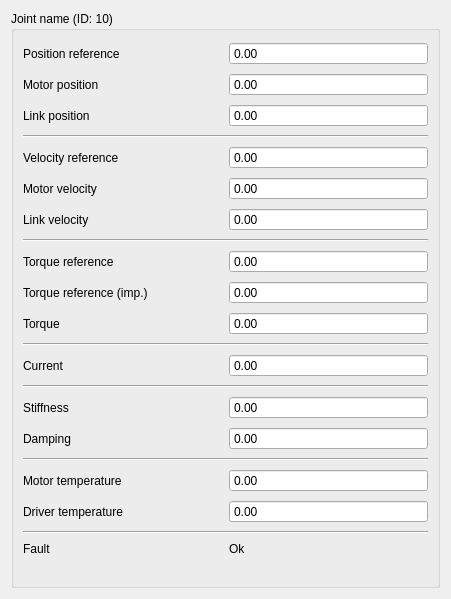
<?xml version="1.0" encoding="UTF-8"?>
<ui version="4.0">
 <class>Form</class>
 <widget class="QWidget" name="Form">
  <property name="geometry">
   <rect>
    <x>0</x>
    <y>0</y>
    <width>451</width>
    <height>599</height>
   </rect>
  </property>
  <property name="windowTitle">
   <string>Form</string>
  </property>
  <layout class="QVBoxLayout" name="verticalLayout">
   <property name="sizeConstraint">
    <enum>QLayout::SetDefaultConstraint</enum>
   </property>
   <item>
    <widget class="QGroupBox" name="JointStateGroup">
     <property name="baseSize">
      <size>
       <width>0</width>
       <height>0</height>
      </size>
     </property>
     <property name="title">
      <string>Joint name (ID: 10)</string>
     </property>
     <layout class="QVBoxLayout" name="verticalLayout_2">
      <item>
       <layout class="QHBoxLayout" name="horizontalLayout_2">
        <item>
         <widget class="QLabel" name="label_3">
          <property name="text">
           <string>Position reference</string>
          </property>
         </widget>
        </item>
        <item>
         <widget class="QDoubleSpinBox" name="posref">
          <property name="readOnly">
           <bool>true</bool>
          </property>
          <property name="buttonSymbols">
           <enum>QAbstractSpinBox::NoButtons</enum>
          </property>
         </widget>
        </item>
       </layout>
      </item>
      <item>
       <layout class="QHBoxLayout" name="horizontalLayout">
        <item>
         <widget class="QLabel" name="label_4">
          <property name="text">
           <string>Motor position</string>
          </property>
         </widget>
        </item>
        <item>
         <widget class="QDoubleSpinBox" name="motopos">
          <property name="readOnly">
           <bool>true</bool>
          </property>
          <property name="buttonSymbols">
           <enum>QAbstractSpinBox::NoButtons</enum>
          </property>
         </widget>
        </item>
       </layout>
      </item>
      <item>
       <layout class="QHBoxLayout" name="horizontalLayout_3">
        <item>
         <widget class="QLabel" name="label_5">
          <property name="text">
           <string>Link position</string>
          </property>
         </widget>
        </item>
        <item>
         <widget class="QDoubleSpinBox" name="linkpos">
          <property name="readOnly">
           <bool>true</bool>
          </property>
          <property name="buttonSymbols">
           <enum>QAbstractSpinBox::NoButtons</enum>
          </property>
         </widget>
        </item>
       </layout>
      </item>
      <item>
       <widget class="Line" name="line">
        <property name="orientation">
         <enum>Qt::Horizontal</enum>
        </property>
       </widget>
      </item>
      <item>
       <layout class="QHBoxLayout" name="horizontalLayout_4">
        <item>
         <widget class="QLabel" name="label_6">
          <property name="text">
           <string>Velocity reference</string>
          </property>
         </widget>
        </item>
        <item>
         <widget class="QDoubleSpinBox" name="velref">
          <property name="readOnly">
           <bool>true</bool>
          </property>
          <property name="buttonSymbols">
           <enum>QAbstractSpinBox::NoButtons</enum>
          </property>
         </widget>
        </item>
       </layout>
      </item>
      <item>
       <layout class="QHBoxLayout" name="horizontalLayout_5">
        <item>
         <widget class="QLabel" name="label_7">
          <property name="text">
           <string>Motor velocity</string>
          </property>
         </widget>
        </item>
        <item>
         <widget class="QDoubleSpinBox" name="motovel">
          <property name="readOnly">
           <bool>true</bool>
          </property>
          <property name="buttonSymbols">
           <enum>QAbstractSpinBox::NoButtons</enum>
          </property>
         </widget>
        </item>
       </layout>
      </item>
      <item>
       <layout class="QHBoxLayout" name="horizontalLayout_6">
        <item>
         <widget class="QLabel" name="label_8">
          <property name="text">
           <string>Link velocity</string>
          </property>
         </widget>
        </item>
        <item>
         <widget class="QDoubleSpinBox" name="linkvel">
          <property name="readOnly">
           <bool>true</bool>
          </property>
          <property name="buttonSymbols">
           <enum>QAbstractSpinBox::NoButtons</enum>
          </property>
         </widget>
        </item>
       </layout>
      </item>
      <item>
       <widget class="Line" name="line_2">
        <property name="orientation">
         <enum>Qt::Horizontal</enum>
        </property>
       </widget>
      </item>
      <item>
       <layout class="QHBoxLayout" name="horizontalLayout_7">
        <item>
         <widget class="QLabel" name="label_9">
          <property name="text">
           <string>Torque reference</string>
          </property>
         </widget>
        </item>
        <item>
         <widget class="QDoubleSpinBox" name="torref">
          <property name="readOnly">
           <bool>true</bool>
          </property>
          <property name="buttonSymbols">
           <enum>QAbstractSpinBox::NoButtons</enum>
          </property>
         </widget>
        </item>
       </layout>
      </item>
      <item>
       <layout class="QHBoxLayout" name="horizontalLayout_8">
        <item>
         <widget class="QLabel" name="label_10">
          <property name="text">
           <string>Torque reference (imp.)</string>
          </property>
         </widget>
        </item>
        <item>
         <widget class="QDoubleSpinBox" name="torref_imp">
          <property name="readOnly">
           <bool>true</bool>
          </property>
          <property name="buttonSymbols">
           <enum>QAbstractSpinBox::NoButtons</enum>
          </property>
         </widget>
        </item>
       </layout>
      </item>
      <item>
       <layout class="QHBoxLayout" name="horizontalLayout_11">
        <item>
         <widget class="QLabel" name="label_14">
          <property name="text">
           <string>Torque</string>
          </property>
         </widget>
        </item>
        <item>
         <widget class="QDoubleSpinBox" name="tor">
          <property name="readOnly">
           <bool>true</bool>
          </property>
          <property name="buttonSymbols">
           <enum>QAbstractSpinBox::NoButtons</enum>
          </property>
         </widget>
        </item>
       </layout>
      </item>
      <item>
       <widget class="Line" name="line_3">
        <property name="orientation">
         <enum>Qt::Horizontal</enum>
        </property>
       </widget>
      </item>
      <item>
       <layout class="QHBoxLayout" name="horizontalLayout_12">
        <item>
         <widget class="QLabel" name="label_13">
          <property name="text">
           <string>Current</string>
          </property>
         </widget>
        </item>
        <item>
         <widget class="QDoubleSpinBox" name="current">
          <property name="readOnly">
           <bool>true</bool>
          </property>
          <property name="buttonSymbols">
           <enum>QAbstractSpinBox::NoButtons</enum>
          </property>
         </widget>
        </item>
       </layout>
      </item>
      <item>
       <widget class="Line" name="line_4">
        <property name="orientation">
         <enum>Qt::Horizontal</enum>
        </property>
       </widget>
      </item>
      <item>
       <layout class="QHBoxLayout" name="horizontalLayout_10">
        <item>
         <widget class="QLabel" name="label_11">
          <property name="text">
           <string>Stiffness</string>
          </property>
         </widget>
        </item>
        <item>
         <widget class="QDoubleSpinBox" name="stiffness">
          <property name="readOnly">
           <bool>true</bool>
          </property>
          <property name="buttonSymbols">
           <enum>QAbstractSpinBox::NoButtons</enum>
          </property>
         </widget>
        </item>
       </layout>
      </item>
      <item>
       <layout class="QHBoxLayout" name="horizontalLayout_9">
        <item>
         <widget class="QLabel" name="label_12">
          <property name="text">
           <string>Damping</string>
          </property>
         </widget>
        </item>
        <item>
         <widget class="QDoubleSpinBox" name="damping">
          <property name="readOnly">
           <bool>true</bool>
          </property>
          <property name="buttonSymbols">
           <enum>QAbstractSpinBox::NoButtons</enum>
          </property>
         </widget>
        </item>
       </layout>
      </item>
      <item>
       <widget class="Line" name="line_5">
        <property name="orientation">
         <enum>Qt::Horizontal</enum>
        </property>
       </widget>
      </item>
      <item>
       <layout class="QHBoxLayout" name="horizontalLayout_18">
        <item>
         <widget class="QLabel" name="label_16">
          <property name="text">
           <string>Motor temperature</string>
          </property>
         </widget>
        </item>
        <item>
         <widget class="QDoubleSpinBox" name="mototemp">
          <property name="readOnly">
           <bool>true</bool>
          </property>
          <property name="buttonSymbols">
           <enum>QAbstractSpinBox::NoButtons</enum>
          </property>
         </widget>
        </item>
       </layout>
      </item>
      <item>
       <layout class="QHBoxLayout" name="horizontalLayout_17">
        <item>
         <widget class="QLabel" name="label_18">
          <property name="text">
           <string>Driver temperature</string>
          </property>
         </widget>
        </item>
        <item>
         <widget class="QDoubleSpinBox" name="drivertemp">
          <property name="readOnly">
           <bool>true</bool>
          </property>
          <property name="buttonSymbols">
           <enum>QAbstractSpinBox::NoButtons</enum>
          </property>
         </widget>
        </item>
       </layout>
      </item>
      <item>
       <widget class="Line" name="line_6">
        <property name="orientation">
         <enum>Qt::Horizontal</enum>
        </property>
       </widget>
      </item>
      <item>
       <layout class="QHBoxLayout" name="horizontalLayout_20">
        <item>
         <widget class="QLabel" name="label_20">
          <property name="text">
           <string>Fault</string>
          </property>
         </widget>
        </item>
        <item>
         <widget class="QLabel" name="faulttext">
          <property name="sizePolicy">
           <sizepolicy hsizetype="Preferred" vsizetype="Fixed">
            <horstretch>0</horstretch>
            <verstretch>0</verstretch>
           </sizepolicy>
          </property>
          <property name="text">
           <string>Ok</string>
          </property>
         </widget>
        </item>
       </layout>
      </item>
     </layout>
    </widget>
   </item>
  </layout>
 </widget>
 <resources/>
 <connections/>
</ui>
